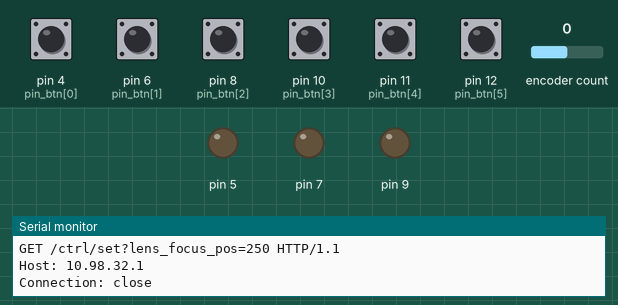
This sketch was run on a simulated Arduino Uno, built with avr-gcc and run on an emulated ATmega328P. On the bench: output pins drawn as LEDs (lit = HIGH), the last lines printed to the serial monitor. Inputs (shaded band) come from the test bench; at power-on: pin 4 (pin_btn[0]), pin 6 (pin_btn[1]), pin 8 (pin_btn[2]), pin 10 (pin_btn[3]), pin 11 (pin_btn[4]), pin 12 (pin_btn[5]) LOW, encoder count 0.

Above: at 6.7 s.
6.8 s: encoder count set to 1
At 8.0 s:
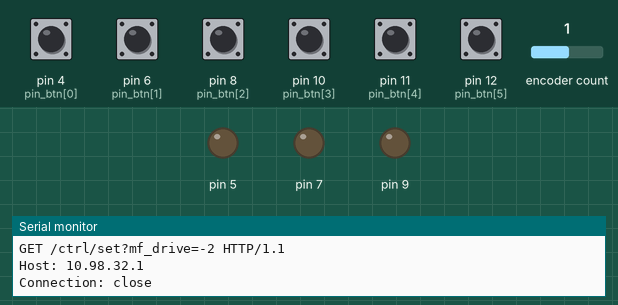
8.3 s: pin 6 (pin_btn[1]) pulled HIGH for 0.15 s
At 9.5 s:
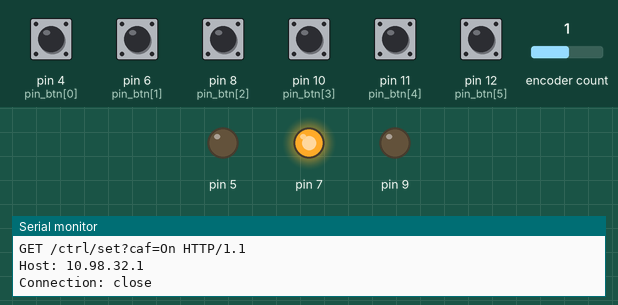
9.9 s: pin 8 (pin_btn[2]) pulled HIGH for 0.15 s
At 10.7 s:
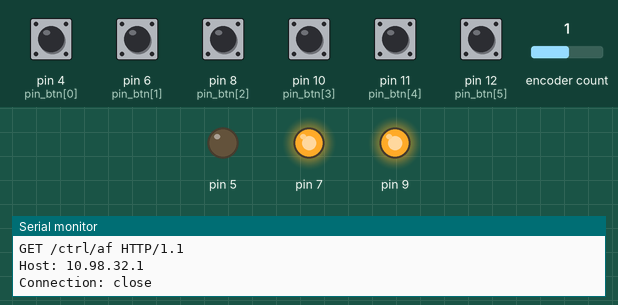
12.4 s: pin 4 (pin_btn[0]) pulled HIGH for 0.15 s
At 12.8 s:
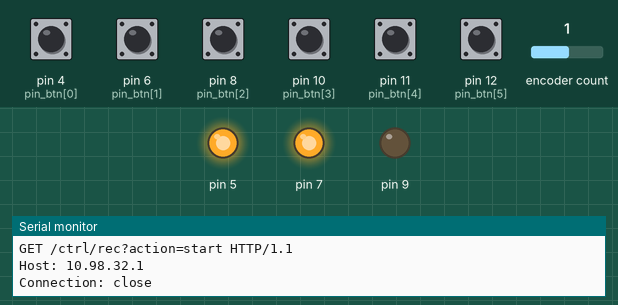
14.0 s: pin 4 (pin_btn[0]) pulled HIGH for 1 s
At 15.2 s:
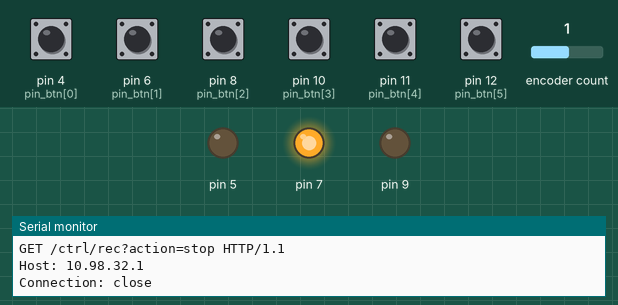
16.5 s: pin 6 (pin_btn[1]) pulled HIGH for 1 s
At 17.1 s:
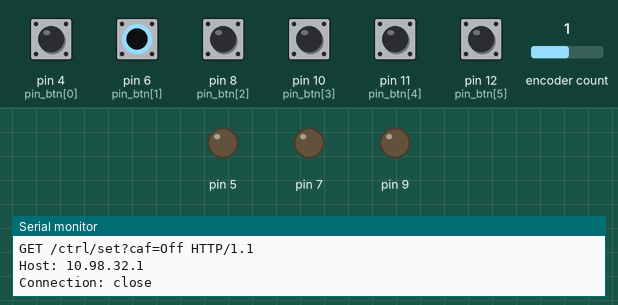
Timing chart, 0 to 19.5 s (numbered marks = the images above; inputs shaded):
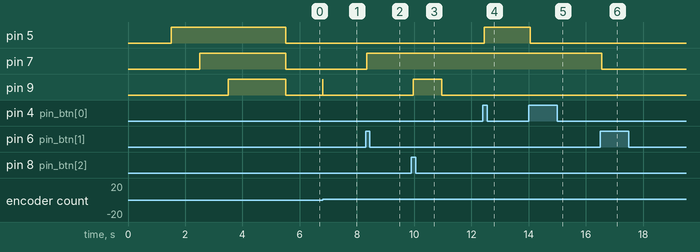

The sketch:

controller.ino
```cpp
//const byte mac[] = { 0xDE, 0xAD, 0xBE, 0xEF, 0xFE, 0xED }; //zcam controller mac address
//const byte client_ip[] = { 10, 98, 32, 6 };  //zcam controller IP address
const byte server_ip[] = { 10, 98, 32, 1 };  //zcam IP address
const unsigned int port = 80;


int startPosition = 250;
int newPosition = startPosition;
const unsigned int focus_step = 250/5; // for some reason it multiplies by 5 commands from pushbuttons here below
const unsigned int focus_range = 7500;  //max 32767  //(-32767,+32767): 65535 posizioni
unsigned int sensitivity = 1; //do not change for now: generates errors if different than 1

#include <Encoder.h>

//#include <SPI.h>         8
//#include <Ethernet.h>
//EthernetClient client;

Encoder myEnc(2, 3); //(B,A)

// pushbutton variables
byte pin_btn[6] = {4, 6, 8, 10, 11, 12};
byte buttonEnabled[3] = {0, 0, 0};
byte buttonState[6];
byte lastButtonState[6] = {LOW, LOW, LOW, LOW, LOW, LOW};
unsigned long lastDebounceTime[6] = {0, 0, 0, 0, 0, 0};
const unsigned long debounceDelay = 50;    // the debounce time; increase if the output flickers
bool pulsante_focus = LOW;
unsigned long t_pulsante = 10000000000;

int oldPosition;

void setup() {

  Serial.begin(115200);

  delay(500);
  /*
    Serial.println("ZCAM controller consolle - Arduino Uno:");
    Serial.print("elaborates http commands for ZCAM with IP ");
    Serial.print(String(server_ip[0]) + "." + String(server_ip[1]) + "." + String(server_ip[2]) + "." + String(server_ip[3]) + " on port " + String(port));
    Serial.println(" and sends them to PC-COM5");
    Serial.println("REMEMBER to start VSPE with Serial/TCPclient emulation on PC!");
    Serial.println();
  */
  /*// Per la connessione:
    Serial.println(String(client_ip[0]) + "." + String(client_ip[1]) + "." + String(client_ip[2]) + "." + String(client_ip[3]) + ":");
    Serial.print("connecting to ZCAM ");
    Serial.println(String(server_ip[0]) + "." + String(server_ip[1]) + "." + String(server_ip[2]) + "." + String(server_ip[3]) + " ");
    Ethernet.begin(mac, client_ip);
    if (client.connect(server_ip, port)) {
      Serial.println("--> connected");
    }
    else
    {
      Serial.println("--> connection failed");
    }
    client.stop();
  */

  //PUSHBUTTONS AND LEDs
  pinMode(pin_btn[0], INPUT);    //P1: REC
  pinMode(pin_btn[0] + 1, OUTPUT); //LED_REC
  pinMode(pin_btn[1], INPUT);    //P2: CAF continuous auto focus
  pinMode(pin_btn[1] + 1, OUTPUT); //LED_CAF
  pinMode(pin_btn[2], INPUT);    //P3: TRIGGER auto focus
  pinMode(pin_btn[2] + 1, OUTPUT); //LED_LAF
  pinMode(pin_btn[3], INPUT);   //P4
  pinMode(pin_btn[4], INPUT);   //P5
  pinMode(pin_btn[5], INPUT);   //P6
/*
  digitalWrite(pin_btn[0] + 1,HIGH);

    Serial.println("Focus start position:" + String(startPosition));
    //send_command("GET /ctrl/set?lens_focus_pos=" + String(startPosition));
    Serial.println();

  delay(1000);
  */
  Serial.println("GET /ctrl/set?caf=Off HTTP/1.1");  //
  Serial.println("Host: " + String(server_ip[0]) + "." + String(server_ip[1]) + "." + String(server_ip[2]) + "." + String(server_ip[3]));
  Serial.println("Connection: close");
  Serial.println(); // end HTTP header

  delay(250);

  Serial.println("GET /ctrl/set?live_caf=On HTTP/1.1");  //
  Serial.println("Host: " + String(server_ip[0]) + "." + String(server_ip[1]) + "." + String(server_ip[2]) + "." + String(server_ip[3]));
  Serial.println("Connection: close");
  Serial.println(); // end HTTP header

  delay(250);


  Serial.println("GET /ctrl/set?lens_focus_pos=" + String(startPosition) + " HTTP/1.1");
  Serial.println("Host: " + String(server_ip[0]) + "." + String(server_ip[1]) + "." + String(server_ip[2]) + "." + String(server_ip[3]));
  Serial.println("Connection: close");
  Serial.println(); // end HTTP header
  pulsante_focus = HIGH;
  t_pulsante = millis();

  delay(500);

  digitalWrite(pin_btn[0] + 1,HIGH);

  delay(1000);


  digitalWrite(pin_btn[1] + 1,HIGH);

  delay(1000);

  digitalWrite(pin_btn[2] + 1,HIGH);

  delay(2000);

  digitalWrite(pin_btn[0] + 1,LOW);
  digitalWrite(pin_btn[1] + 1,LOW);
  digitalWrite(pin_btn[2] + 1,LOW);

  //  while (Serial.available() > 0) {
  //    char risposta = Serial.read();
  //    Serial.print(risposta);
  //  }
  //  Serial.println();

  /*
    Serial.println("GET /ctrl/get?k=lens_focus_pos HTTP/1.1");  //HTTP/1.1
    Serial.println("Host: " + String(server_ip[0]) + "." + String(server_ip[1]) + "." + String(server_ip[2]) + "." + String(server_ip[3]));
    Serial.println("Connection: close");
    Serial.println(); // end HTTP header

    delay(10);

    while (Serial.available() > 0) {
      char risposta = Serial.read();
      Serial.print(risposta);
      //HTTP/1.1 200 Ok
      //Content-Length: 113
      //Cache-Control: no-cache, no-store, max-age=0, must-revalidate
      //Content-Type: application/json; charset=utf-8
      //Access-Control-Allow-Origin: *
      //Connection: close

      //{"code":0,"desc":"string","key":"lens_focus_pos","type":2,"ro":0,"value":-1914,"min":-32767,"max":32767,"step":1}
      delay(5);
    }
    Serial.println();
  */
  myEnc.write(startPosition);
  oldPosition = startPosition;
}

void loop() {
  /////////////// PUSHBUTTONS/////////////////////////////////////////////////////////////////////////////////////////
  //P1 REC
  byte reading1 = digitalRead(pin_btn[0]);    // read the state of the switch into a local variable:
  // check to see if you just pressed the button  (i.e. the input went from LOW to HIGH), and you've waited long enough since the last press to ignore any noise:
  if (reading1 != lastButtonState[0]) {  // If the switch changed, due to noise or pressing:
    lastDebounceTime[0] = millis(); // reset the debouncing timer
  }
  if ((millis() - lastDebounceTime[0]) > debounceDelay) {  // whatever the reading is at, it's been there for longer than the debounce delay, so take it as the actual current state:
    // if the button state has changed:
    if (reading1 != buttonState[0]) {
      buttonState[0] = reading1;
      if (buttonState[0]) {   // only toggle if the new button state is HIGH
        buttonEnabled[0] = 1 - buttonEnabled[0];
        digitalWrite(pin_btn[0] + 1, buttonEnabled[0]);
        if (buttonEnabled[0]) {  //if buttonEnabled[0]==1 so True then REC ON e LED_REC HIGH
          Serial.println("GET /ctrl/rec?action=start HTTP/1.1");  //HTTP/1.1
          Serial.println("Host: " + String(server_ip[0]) + "." + String(server_ip[1]) + "." + String(server_ip[2]) + "." + String(server_ip[3]));
          Serial.println("Connection: close");
          Serial.println(); // end HTTP header
          //send_command("GET /ctrl/rec?action=start");  //HTTP/1.1
        }
        else  {                 //otherwise buttonEnabled[0]==0 so False then REC OFF e LED_REC LOW
          Serial.println("GET /ctrl/rec?action=stop HTTP/1.1");  //HTTP/1.1
          Serial.println("Host: " + String(server_ip[0]) + "." + String(server_ip[1]) + "." + String(server_ip[2]) + "." + String(server_ip[3]));
          Serial.println("Connection: close");
          Serial.println(); // end HTTP header
          //send_command("GET /ctrl/rec?action=stop");  //HTTP/1.1
        }
        delay(10);
      }
    }
  }
  lastButtonState[0] = reading1;

  //P2  CAF continuous auto focus
  byte reading2 = digitalRead(pin_btn[1]);    // read the state of the switch into a local variable:
  // check to see if you just pressed the button  (i.e. the input went from LOW to HIGH), and you've waited long enough since the last press to ignore any noise:
  if (reading2 != lastButtonState[1]) {  // If the switch changed, due to noise or pressing:
    lastDebounceTime[1] = millis(); // reset the debouncing timer
  }
  if ((millis() - lastDebounceTime[1]) > debounceDelay) {  // whatever the reading is at, it's been there for longer than the debounce delay, so take it as the actual current state:
    // if the button state has changed:
    if (reading2 != buttonState[1]) {
      buttonState[1] = reading2;
      if (buttonState[1]) {   // only toggle if the new button state is HIGH
        buttonEnabled[1] = 1 - buttonEnabled[1];
        digitalWrite(pin_btn[1] + 1, buttonEnabled[1]);

        if (buttonEnabled[1]) {  //if buttonEnabled[1]==1 so True then CAF ON e LED_CAF HIGH
          //Serial.println("GET /ctrl/set?caf=on");  //HTTP/1.1
          Serial.println("GET /ctrl/set?caf=On HTTP/1.1");
          Serial.println("Host: " + String(server_ip[0]) + "." + String(server_ip[1]) + "." + String(server_ip[2]) + "." + String(server_ip[3]));
          Serial.println("Connection: close");
          Serial.println(); // end HTTP header
          //digitalWrite(pin_btn[1] + 1, HIGH);
        }
        else  {                 //otherwise buttonEnabled[1]==0 so False then CAF OFF e LED_CAF LOW
          //Serial.println("GET /ctrl/set?caf=off");  //HTTP/1.1
          Serial.println("GET /ctrl/set?caf=Off HTTP/1.1");
          Serial.println("Host: " + String(server_ip[0]) + "." + String(server_ip[1]) + "." + String(server_ip[2]) + "." + String(server_ip[3]));
          Serial.println("Connection: close");
          Serial.println(); // end HTTP header
          //digitalWrite(pin_btn[1] + 1, LOW);
        }
        delay(10);
      }
    }
  }
  lastButtonState[1] = reading2;

  if (millis() - t_pulsante >= 1000) {
    digitalWrite(pin_btn[2] + 1, LOW);
    t_pulsante = 10000000000;
  }

  //P3 TRIGGER AUTO-FOCUS
  byte reading3 = digitalRead(pin_btn[2]);    // read the state of the switch into a local variable:
  // check to see if you just pressed the button  (i.e. the input went from LOW to HIGH), and you've waited long enough since the last press to ignore any noise:
  if (reading3 != lastButtonState[2]) {  // If the switch changed, due to noise or pressing:
    lastDebounceTime[2] = millis(); // reset the debouncing timer
  }
  if ((millis() - lastDebounceTime[2]) > debounceDelay) {  // whatever the reading is at, it's been there for longer than the debounce delay, so take it as the actual current state:
    // if the button state has changed:
    if (reading3 != buttonState[2]) {
      buttonState[2] = reading3;
      if (buttonState[2]) {        // only toggle if the new button state is HIGH
        Serial.println("GET /ctrl/af HTTP/1.1");
        Serial.println("Host: " + String(server_ip[0]) + "." + String(server_ip[1]) + "." + String(server_ip[2]) + "." + String(server_ip[3]));
        Serial.println("Connection: close");
        Serial.println(); // end HTTP header

        delay(10);

        digitalWrite(pin_btn[2] + 1, HIGH);
        t_pulsante = millis();
      }
    }
  }
  lastButtonState[2] = reading3;


  //P4 FOCUS -
  byte reading4 = digitalRead(pin_btn[3]);    // read the state of the switch into a local variable:
  // check to see if you just pressed the button  (i.e. the input went from LOW to HIGH), and you've waited long enough since the last press to ignore any noise:
  if (reading4 != lastButtonState[3]) {  // If the switch changed, due to noise or pressing:
    lastDebounceTime[3] = millis(); // reset the debouncing timer
  }
  if ((millis() - lastDebounceTime[3]) > debounceDelay) {  // whatever the reading is at, it's been there for longer than the debounce delay, so take it as the actual current state:
    // if the button state has changed:
    if (reading4 != buttonState[3]) {
      buttonState[3] = reading4;
      if (buttonState[3]) {        // only toggle if the new button state is HIGH

        newPosition -= focus_step;

        if (abs(newPosition) > focus_range) {
          newPosition = newPosition / abs(newPosition) * focus_range;
        }
        if (newPosition != oldPosition) {
          pulsante_focus = HIGH;

          Serial.println("GET /ctrl/set?mf_drive=" + String(oldPosition - newPosition) + " HTTP/1.1");
          //Serial.println("GET /ctrl/set?lens_focus_pos=" + String(newPosition) + " HTTP/1.1");
          Serial.println("Host: " + String(server_ip[0]) + "." + String(server_ip[1]) + "." + String(server_ip[2]) + "." + String(server_ip[3]));
          Serial.println("Connection: close");
          Serial.println(); // end HTTP header

          digitalWrite(pin_btn[2] + 1, HIGH);
          delay(10);
          t_pulsante = millis();
        }
      }
    }
  }
  lastButtonState[3] = reading4;


  //P5 FOCUS MED
  byte reading5 = digitalRead(pin_btn[4]);    // read the state of the switch into a local variable:
  // check to see if you just pressed the button  (i.e. the input went from LOW to HIGH), and you've waited long enough since the last press to ignore any noise:
  if (reading5 != lastButtonState[4]) {  // If the switch changed, due to noise or pressing:
    lastDebounceTime[4] = millis(); // reset the debouncing timer
  }
  if ((millis() - lastDebounceTime[4]) > debounceDelay) {  // whatever the reading is at, it's been there for longer than the debounce delay, so take it as the actual current state:
    // if the button state has changed:
    if (reading5 != buttonState[4]) {
      buttonState[4] = reading5;
      if (buttonState[4]) {        // only toggle if the new button state is HIGH
        Serial.println("GET /ctrl/set?lens_focus_pos=" + String(startPosition) + " HTTP/1.1");  //HTTP/1.1
        Serial.println("Host: " + String(server_ip[0]) + "." + String(server_ip[1]) + "." + String(server_ip[2]) + "." + String(server_ip[3]));
        Serial.println("Connection: close");
        Serial.println(); // end HTTP header

        newPosition = startPosition;
        pulsante_focus = HIGH;
        //oldPosition = newPosition;

        digitalWrite(pin_btn[2] + 1, HIGH);

        delay(10);
        t_pulsante = millis();
      }
    }
  }
  lastButtonState[4] = reading5;

  //P6 FOCUS +
  byte reading6 = digitalRead(pin_btn[5]);    // read the state of the switch into a local variable:
  // check to see if you just pressed the button  (i.e. the input went from LOW to HIGH), and you've waited long enough since the last press to ignore any noise:
  if (reading6 != lastButtonState[5]) {  // If the switch changed, due to noise or pressing:
    lastDebounceTime[5] = millis(); // reset the debouncing timer
  }
  if ((millis() - lastDebounceTime[5]) > debounceDelay) {  // whatever the reading is at, it's been there for longer than the debounce delay, so take it as the actual current state:
    // if the button state has changed:
    if (reading6 != buttonState[5]) {
      buttonState[5] = reading6;
      if (buttonState[5]) {        // only toggle if the new button state is HIGH

        newPosition += focus_step;
        if (abs(newPosition) > focus_range) {
          newPosition = newPosition / abs(newPosition) * focus_range;

        }
        if (newPosition != oldPosition) {
          Serial.println("GET /ctrl/set?mf_drive=" + String(oldPosition - newPosition) + " HTTP/1.1");
          //Serial.println("GET /ctrl/set?lens_focus_pos=" + String(newPosition) + " HTTP/1.1");
          Serial.println("Host: " + String(server_ip[0]) + "." + String(server_ip[1]) + "." + String(server_ip[2]) + "." + String(server_ip[3]));
          Serial.println("Connection: close");
          Serial.println(); // end HTTP header

          pulsante_focus = HIGH;
          digitalWrite(pin_btn[2] + 1, HIGH);

          delay(10);

          t_pulsante = millis();
        }
      }
    }
  }
  lastButtonState[5] = reading6;

  if (pulsante_focus) {  //if focus position has been changed with a pushbutton, update encoder value
    pulsante_focus = LOW;
    /* if (abs(newPosition) > focus_range) {   // filters any variation bringing out of range
       newPosition = newPosition / abs(newPosition) * focus_range;
      }*/
    myEnc.write(newPosition);
    oldPosition = newPosition;
  }
  else {                 //if no pushbutton was used, read encoder value
    newPosition = myEnc.read() * sensitivity;
    if (abs(newPosition) > focus_range) {
      newPosition = newPosition / abs(newPosition) * focus_range;
      myEnc.write(newPosition);
    }
    int movement=0;
    if (newPosition != oldPosition) { //if focus value has changed send focus command
      movement=(oldPosition - newPosition)/3;
      movement+=(oldPosition - newPosition)/abs(oldPosition - newPosition);
      Serial.println("GET /ctrl/set?mf_drive=" + String(movement) + " HTTP/1.1");
      //Serial.println("GET /ctrl/set?lens_focus_pos=" + String(newPosition) + " HTTP/1.1");
      Serial.println("Host: " + String(server_ip[0]) + "." + String(server_ip[1]) + "." + String(server_ip[2]) + "." + String(server_ip[3]));
      Serial.println("Connection: close");
      Serial.println(); // end HTTP header

      digitalWrite(pin_btn[2] + 1, HIGH);
      delay(10);
      digitalWrite(pin_btn[2] + 1, LOW);

      oldPosition = newPosition;
      delay(90);
    }

  }
}

/* for TCP-IP
  void //send_command(String x) {
  if (client.connect(server_ip, port)) {
  client.println(x);
  client.println("Host: " + String(server_ip[0]) + "." + String(server_ip[1]) + "." + String(server_ip[2]) + "." + String(server_ip[3]));
  client.println("Connection: close");
  client.println(); // end HTTP header
  Serial.println();
  client.stop();
  }
  else
  {
  Serial.println(" --> connection failed");
  }
  }
*/
```

Measured:
- after the input at 6.8 s, pin 9: LOW → HIGH at once, → LOW 0.01 s later
- after the input at 8.3 s, pin 7: LOW → HIGH after 0.05 s
- after the input at 9.9 s, pin 9: LOW → HIGH after 0.06 s, → LOW 1.0 s later
- after the input at 12.4 s, pin 5: LOW → HIGH after 0.05 s
- after the input at 14.0 s, pin 5: HIGH → LOW after 0.05 s
- after the input at 16.5 s, pin 7: HIGH → LOW after 0.05 s
